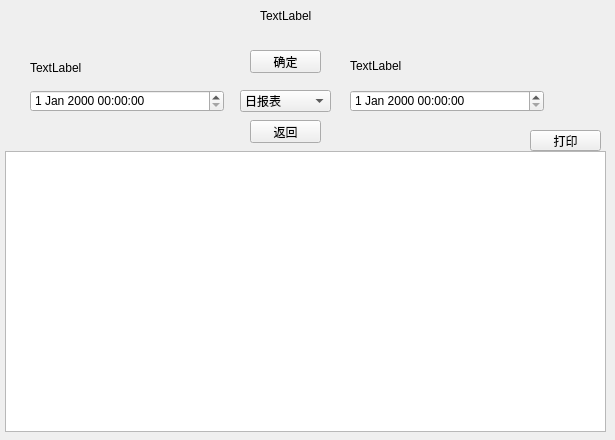
<?xml version="1.0" encoding="UTF-8"?>
<ui version="4.0">
 <class>ReportFormWindow</class>
 <widget class="QWidget" name="ReportFormWindow">
  <property name="geometry">
   <rect>
    <x>0</x>
    <y>0</y>
    <width>615</width>
    <height>440</height>
   </rect>
  </property>
  <property name="windowTitle">
   <string>Form</string>
  </property>
  <widget class="QLabel" name="title">
   <property name="geometry">
    <rect>
     <x>260</x>
     <y>0</y>
     <width>71</width>
     <height>31</height>
    </rect>
   </property>
   <property name="text">
    <string>TextLabel</string>
   </property>
  </widget>
  <widget class="QDateTimeEdit" name="s_dateTime">
   <property name="geometry">
    <rect>
     <x>30</x>
     <y>90</y>
     <width>194</width>
     <height>22</height>
    </rect>
   </property>
  </widget>
  <widget class="QDateTimeEdit" name="e_dateTime">
   <property name="geometry">
    <rect>
     <x>350</x>
     <y>90</y>
     <width>194</width>
     <height>22</height>
    </rect>
   </property>
  </widget>
  <widget class="QPushButton" name="OK">
   <property name="geometry">
    <rect>
     <x>250</x>
     <y>50</y>
     <width>71</width>
     <height>23</height>
    </rect>
   </property>
   <property name="text">
    <string>确定</string>
   </property>
  </widget>
  <widget class="QComboBox" name="type">
   <property name="geometry">
    <rect>
     <x>240</x>
     <y>90</y>
     <width>91</width>
     <height>22</height>
    </rect>
   </property>
   <item>
    <property name="text">
     <string>日报表</string>
    </property>
   </item>
   <item>
    <property name="text">
     <string>周报表</string>
    </property>
   </item>
   <item>
    <property name="text">
     <string>月报表</string>
    </property>
   </item>
  </widget>
  <widget class="QLabel" name="sstart">
   <property name="geometry">
    <rect>
     <x>30</x>
     <y>60</y>
     <width>61</width>
     <height>16</height>
    </rect>
   </property>
   <property name="text">
    <string>TextLabel</string>
   </property>
  </widget>
  <widget class="QLabel" name="eend">
   <property name="geometry">
    <rect>
     <x>350</x>
     <y>60</y>
     <width>54</width>
     <height>12</height>
    </rect>
   </property>
   <property name="text">
    <string>TextLabel</string>
   </property>
  </widget>
  <widget class="QListWidget" name="display">
   <property name="geometry">
    <rect>
     <x>5</x>
     <y>151</y>
     <width>601</width>
     <height>281</height>
    </rect>
   </property>
  </widget>
  <widget class="QPushButton" name="go_back">
   <property name="geometry">
    <rect>
     <x>250</x>
     <y>120</y>
     <width>71</width>
     <height>23</height>
    </rect>
   </property>
   <property name="text">
    <string>返回</string>
   </property>
  </widget>
  <widget class="QPushButton" name="print">
   <property name="geometry">
    <rect>
     <x>530</x>
     <y>130</y>
     <width>71</width>
     <height>21</height>
    </rect>
   </property>
   <property name="text">
    <string>打印</string>
   </property>
  </widget>
 </widget>
 <resources/>
 <connections/>
</ui>
